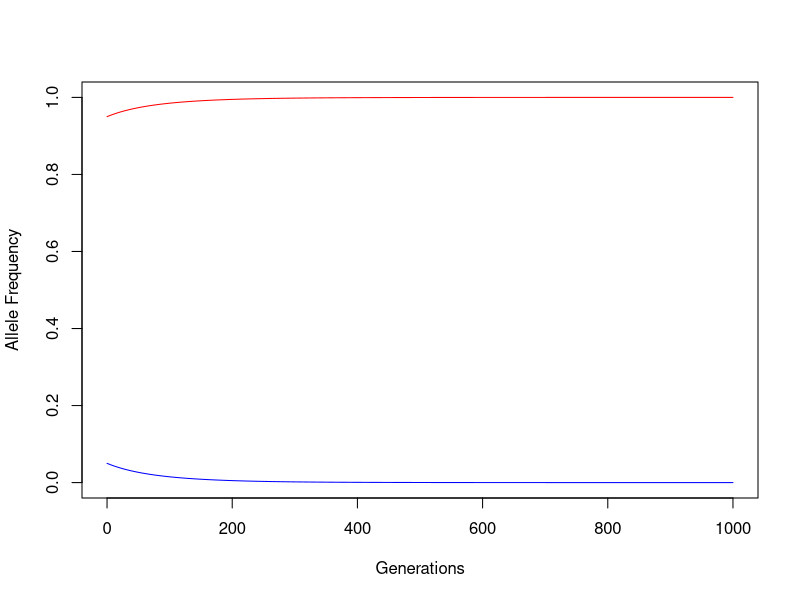
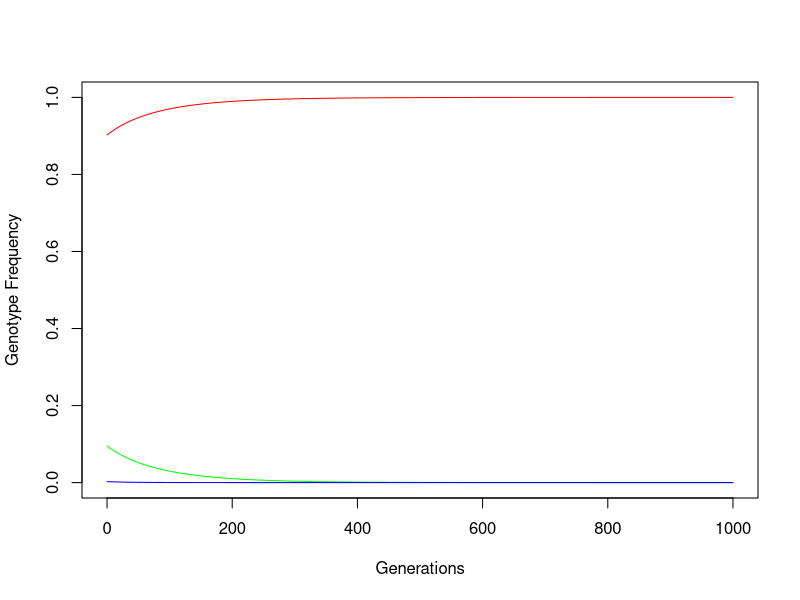
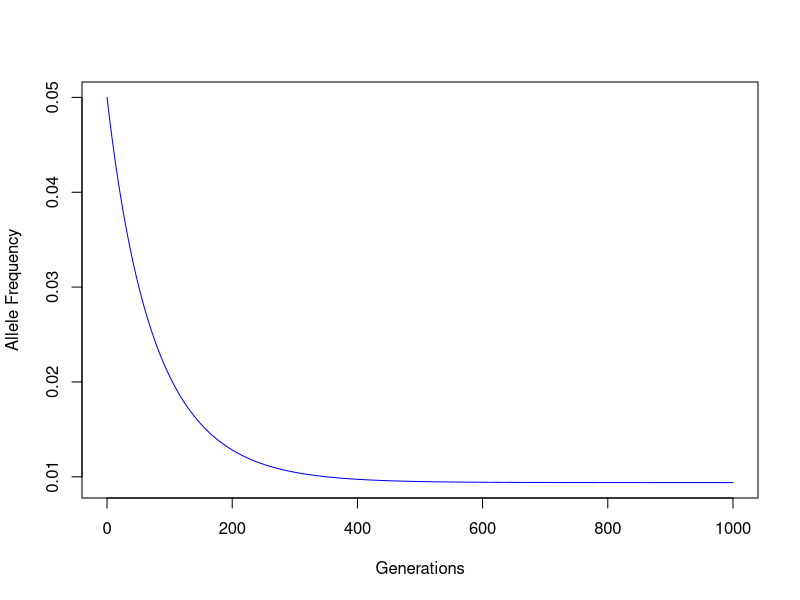
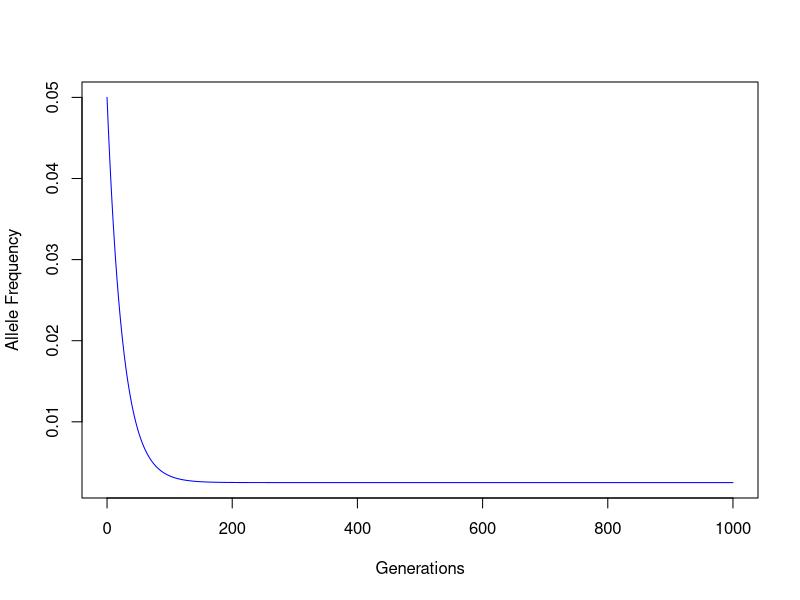

Write the R code that produced these figures, in order.
## ---- chunk 1
number_of_generations = 1000 #how many generations do you want the simulation to run?

#relative fitnesses
##here we are setting the relative fitnesses of each of the genotypes, and now we are incorporating s and h.
s = 0.1 #set s, the selection coefficient (difference in relative fitnesses of homozygotes). We will set S to be relatively low, as described in the scenario by Coop 2020.
h = 0.1 #set h, the dominance coefficient, to greater than zero, such that the a allele is not completely dominant to the b allele.

fitness_aa = 1 #stays 1, see the table in the text
fitness_ab = 1-s*h
fitness_bb = 1-s

#Starting frequencies of alleles and genotypes
freq_a = 0.95 #Set this to be high, so that the b allele is rare in the population
 
freq_b = 1 - freq_a
freq_aa = freq_a^2
freq_ab = 2 * freq_a * freq_b
freq_bb = freq_b^2
 
#create dataframes for allele and genotype frequencies:
genotypes = data.frame(t = 0, cbind(freq_aa, freq_ab, freq_bb))
alleles_frequency = data.frame(t = 0, cbind(freq_a, freq_b))
 
#Now we will simulate over each subsequent generation. 
for (t in 1 : number_of_generations) {
 
    x_freq_a = freq_aa + 0.5 * freq_ab #get starting freq. of a allele
    x_freq_b = freq_bb + 0.5 * freq_ab #and b allele. Need to redo this for each generation as selection changes allele frequencies.
 
    x_freq_aa = freq_aa * fitness_aa #here you calculate the frequency of a genotype multiplied by its relative fitness, which we need for each genotype to calculate wbar, the mean fitness of the population of zygotes (equation 10.22)
    x_freq_ab = freq_ab * fitness_ab
    x_freq_bb = freq_bb * fitness_bb
     
    wbar = x_freq_aa + x_freq_ab + x_freq_bb #here we add those together as in eq. 10.22 to get wbar
     
    freq_a = ((freq_aa*fitness_aa)+(freq_a*freq_b*fitness_ab))/wbar #see equation 10.26
    freq_b = 1 - freq_a #to get the freq. of the other allele, 1-p
    
    #recalculate genotype frequencies in next generation:
    freq_aa = freq_a^2
    freq_ab = 2 * freq_a * freq_b
    freq_bb = freq_b^2
      
    #add information to table
    genotypes = rbind(genotypes, data.frame(t, cbind(freq_aa, freq_ab, freq_bb)))
    alleles_frequency = rbind(alleles_frequency, data.frame(t, cbind(freq_a, freq_b)))
}
## ---- chunk 2
fitness_aa #=1
fitness_ab #=1-s*h
fitness_bb #=1-s
## ---- chunk 3
plot(alleles_frequency$t, alleles_frequency$freq_a,type="l",col="red", xlab="Generations", ylab="Allele Frequency", ylim = c(0,1)) 
lines(alleles_frequency$t, alleles_frequency$freq_b,type="l",col="blue")

plot(genotypes$t, genotypes$freq_aa,type="l",col="red", xlab="Generations", ylab="Genotype Frequency", ylim = c(0,1))
lines(genotypes$t, genotypes$freq_ab,type="l",col="green")
lines(genotypes$t, genotypes$freq_bb,type="l",col="blue")
## ---- chunk 4
number_of_generations = 1000 #how many generations do you want the simulation to run?

#relative fitnesses
##here we are setting the relative fitnesses of each of the genotypes, and now we are incorporating s and h.
s = 0.1 #set s, the selection coefficient (difference in relative fitnesses of homozygotes).
h = 0.1 #set h, the dominance coefficient, to greater than zero, such that the a allele is not completely dominant to the b allele.
u = 0.0001 #mutation rate of the a -> b allele. Should be << s

fitness_aa = 1 #stays 1, see the table in the text
fitness_ab = 1-s*h
fitness_bb = 1-s

#Starting frequencies of alleles and genotypes
freq_a = 0.95 #Set this to be high, so that the b allele is rare in the population
 
freq_b = 1 - freq_a
freq_aa = freq_a^2
freq_ab = 2 * freq_a * freq_b
freq_bb = freq_b^2
 
#create dataframes for allele and genotype frequencies:
genotypes = data.frame(t = 0, cbind(freq_aa, freq_ab, freq_bb))
alleles_frequency = data.frame(t = 0, cbind(freq_a, freq_b))
 
#Now we will simulate over each subsequent generation. 
for (t in 1 : number_of_generations) {
 
    x_freq_a = freq_aa + 0.5 * freq_ab #get starting freq. of a allele
    x_freq_b = freq_bb + 0.5 * freq_ab #and b allele. Need to redo this for each generation as selection changes allele frequencies.
 
    x_freq_aa = freq_aa * fitness_aa #here you calculate the frequency of a genotype multiplied by its relative fitness, which we need for each genotype to calculate wbar, the mean fitness of the population of zygotes (equation 10.22)
    x_freq_ab = freq_ab * fitness_ab
    x_freq_bb = freq_bb * fitness_bb
     
    wbar = x_freq_aa + x_freq_ab + x_freq_bb #here we add those together as in eq. 10.22 to get wbar
     
    freq_a = (((freq_aa*fitness_aa)+(freq_a*freq_b*fitness_ab))/wbar) - u #see equation 10.26
    freq_b = 1 - freq_a #to get the freq. of the other allele, 1-p
    
    #recalculate genotype frequencies in next generation:
    freq_aa = freq_a^2
    freq_ab = 2 * freq_a * freq_b
    freq_bb = freq_b^2
      
    #add information to table
    genotypes = rbind(genotypes, data.frame(t, cbind(freq_aa, freq_ab, freq_bb)))
    alleles_frequency = rbind(alleles_frequency, data.frame(t, cbind(freq_a, freq_b)))
}

plot(alleles_frequency$t, alleles_frequency$freq_b,type="l",col="blue", xlab="Generations", ylab="Allele Frequency") 
## ---- chunk 5
u/(h*s)
## ---- chunk 6
number_of_generations = 1000 #how many generations do you want the simulation to run?

#relative fitnesses
##here we are setting the relative fitnesses of each of the genotypes, and now we are incorporating s and h.
s = 0.1 #set s, the selection coefficient (difference in relative fitnesses of homozygotes).
h = 0.4 #set h, the dominance coefficient, to greater than zero, such that the a allele is not completely dominant to the b allele.
u = 0.0001 #mutation rate of the a -> b allele. Should be << s

fitness_aa = 1 #stays 1, see the table in the text
fitness_ab = 1-s*h
fitness_bb = 1-s

#Starting frequencies of alleles and genotypes
freq_a = 0.95 #Set this to be high, so that the b allele is rare in the population
 
freq_b = 1 - freq_a
freq_aa = freq_a^2
freq_ab = 2 * freq_a * freq_b
freq_bb = freq_b^2
 
#create dataframes for allele and genotype frequencies:
genotypes = data.frame(t = 0, cbind(freq_aa, freq_ab, freq_bb))
alleles_frequency = data.frame(t = 0, cbind(freq_a, freq_b))
 
#Now we will simulate over each subsequent generation. 
for (t in 1 : number_of_generations) {
 
    x_freq_a = freq_aa + 0.5 * freq_ab #get starting freq. of a allele
    x_freq_b = freq_bb + 0.5 * freq_ab #and b allele. Need to redo this for each generation as selection changes allele frequencies.
 
    x_freq_aa = freq_aa * fitness_aa #here you calculate the frequency of a genotype multiplied by its relative fitness, which we need for each genotype to calculate wbar, the mean fitness of the population of zygotes (equation 10.22)
    x_freq_ab = freq_ab * fitness_ab
    x_freq_bb = freq_bb * fitness_bb
     
    wbar = x_freq_aa + x_freq_ab + x_freq_bb #here we add those together as in eq. 10.22 to get wbar
     
    freq_a = (((freq_aa*fitness_aa)+(freq_a*freq_b*fitness_ab))/wbar) - u #see equation 10.26
    freq_b = 1 - freq_a #to get the freq. of the other allele, 1-p
    
    #recalculate genotype frequencies in next generation:
    freq_aa = freq_a^2
    freq_ab = 2 * freq_a * freq_b
    freq_bb = freq_b^2
      
    #add information to table
    genotypes = rbind(genotypes, data.frame(t, cbind(freq_aa, freq_ab, freq_bb)))
    alleles_frequency = rbind(alleles_frequency, data.frame(t, cbind(freq_a, freq_b)))
}

plot(alleles_frequency$t, alleles_frequency$freq_b,type="l",col="blue", xlab="Generations", ylab="Allele Frequency") 

sprintf("relative fitnesses:")
fitness_aa #=1
fitness_ab #=1-s*h
fitness_bb #=1-s

sprintf("equilibrium frequency of the b allele")
u/(h*s)
